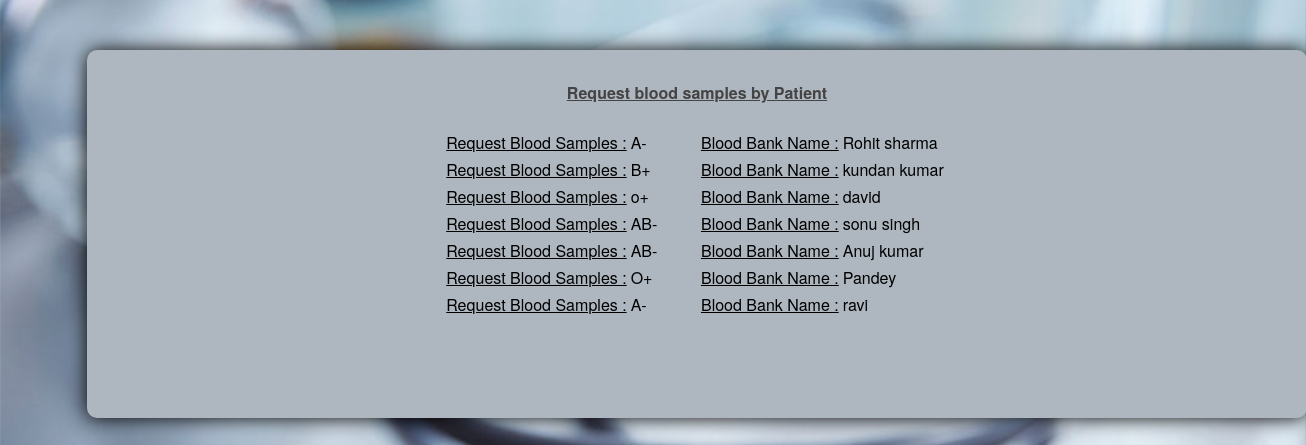
/View_requests.php, run on the app's committed database.
### tables this page shows
CREATE TABLE `request_samples` (
  `ID` int(4) NOT NULL,
  `Receiver_Name` varchar(50) DEFAULT NULL,
  `request_Blood_group` varchar(15) DEFAULT NULL
);

### View_requests.php (the view, shortened to what this page needs)
<html>
<head>
 </head>
 <body background="images/blood-18.jpg" style="height: 50%; background-position: center;background-size: cover;">
 <center>
 <div class="main">
      <div class="one">
        <div class="register">
          <p><h4><u>Request blood samples by Patient</u></h4></p>
          <form id="reg-form" method="post">
			<table><tr>
                <?php
                    $con = new mysqli("localhost","root","","blood");
                    $sql = "SELECT Receiver_Name,request_Blood_group FROM request_samples";
                    $result = mysqli_query($con, $sql);
                    if (mysqli_num_rows($result) > 0)
					{
                        while($row = mysqli_fetch_assoc($result))
		                    {
		                        echo '<tr>';
                                echo '<td>'. "<u>Request Blood Samples : </u>  ". '</td>'.'<td>' .$row["request_Blood_group"] .'</td>'.'<td>'."&nbsp;&nbsp;&nbsp;&nbsp;&nbsp;&nbsp;&nbsp;&nbsp;".'</td>'.'<td>'. "<u>Blood Bank Name : </u> " .'</td>'.'<td>'. $row["Receiver_Name"].'</td>'.'<td>'."<br>".'</td>';
		                        echo '</tr>';
                            }
                    }
                ?>
                   </tr>
            </table>
            <pre>
            </pre>
            </div>
        </div>
    </div>
</body>
</html>

### View_requests.php (style rules this page uses)
.main > div { width: 80%; margin-top: 50px; margin-right: 100px; }

### data on the page
request_samples: request_Blood_group "A-", Receiver_Name "Rohit sharma"
request_samples: request_Blood_group "B+", Receiver_Name "kundan kumar"
request_samples: request_Blood_group "o+", Receiver_Name "david"
request_samples: request_Blood_group "AB-", Receiver_Name "sonu singh"
request_samples: request_Blood_group "AB-", Receiver_Name "Anuj kumar"
request_samples: request_Blood_group "O+", Receiver_Name "Pandey"
request_samples: request_Blood_group "A-", Receiver_Name "ravi"
